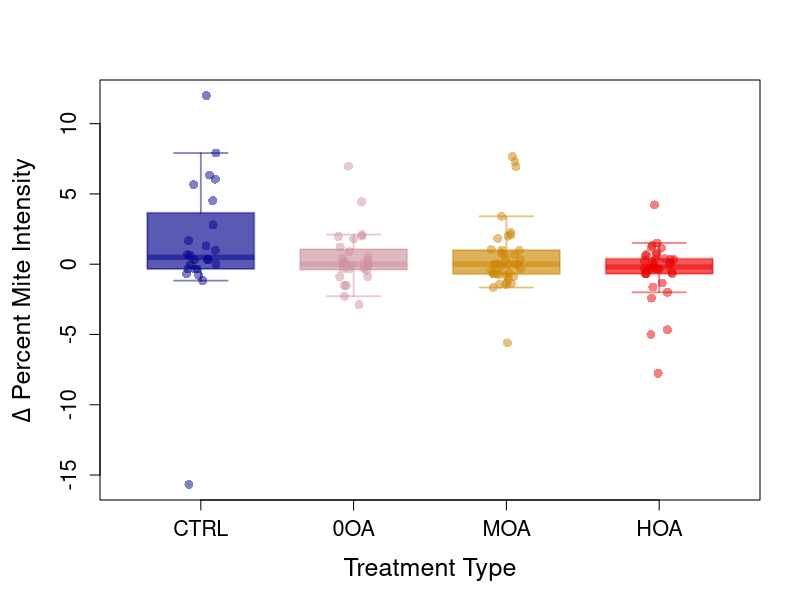
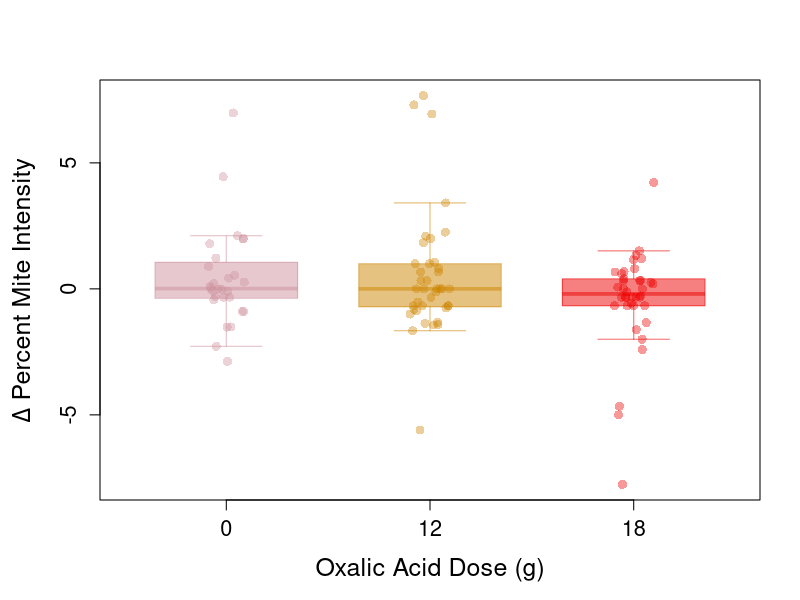
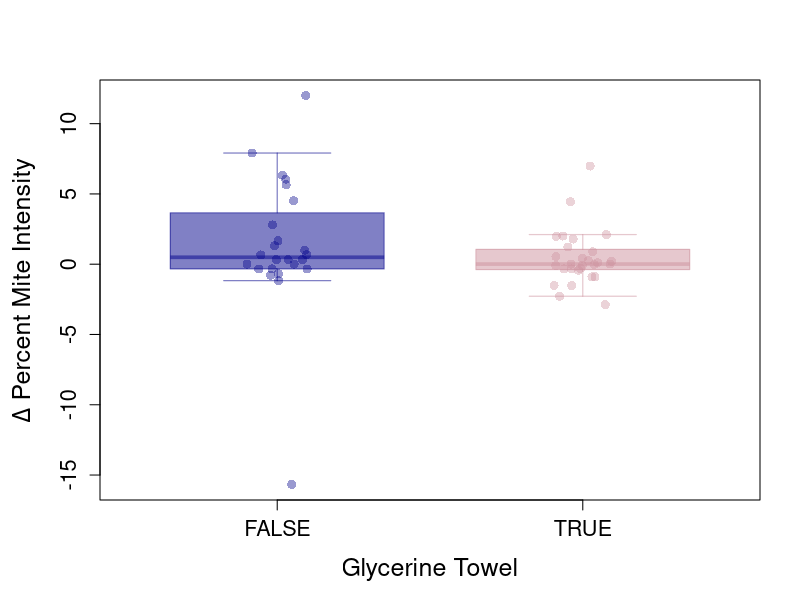

These charts were generated, in order, by the following R code:
# Analysis Script for Oxalic Acid 'Slow-Release' Trials
# Script by Ethan J Hackmeyer & Lewis J Bartlett
# ejh16320@uga.edu , lewis.bartlett@uga.edu
# Maintained on GitHUb: https://github.com/LBartlett/VRTT-OA-STGA.git

### Load Package(s)
library(afex)

## Load in Data ('Shearer' was collaborating beekeeper)
UGAdata.2020 <- read.csv(file = 'ShearerTrialData.csv', header = T, stringsAsFactors = F)

# Calculate a change in per-cpita mite loads, 'Delta PMI' (change in percent mite intensity from pre- to posti treatment)
for(E in 1:NROW(UGAdata.2020)){
  UGAdata.2020$DeltaPMI[E] <- (UGAdata.2020$MPB2[which(UGAdata.2020$Colony == UGAdata.2020$Colony[E])]
                               -
                                 UGAdata.2020$MPB1[which(UGAdata.2020$Colony == UGAdata.2020$Colony[E])]
  )
}

UGAdata.2020$TreatmentCode <- factor(UGAdata.2020$TreatmentCode, levels = rev(unique(UGAdata.2020$TreatmentCode)))

# Check data frame is ready for analysis
head(UGAdata.2020)

# Quick transparency function for plotting

Transpa <- function(color, percent) {
  
  rgb.val <- col2rgb(color)
  
  t.col <- rgb(rgb.val[1], rgb.val[2], rgb.val[3],
               max = 255,
               alpha = (100-percent)*255/100)
  
  return(t.col)
  
}

# Colour scheme
ColRef <- data.frame(Treatment = levels(as.factor(UGAdata.2020$Treatment)), Col =  c('blue4','pink3','orange3','red2'))

# Set margings to acomodate plots

par(mar = c(5,5,4,2))

################
#### Analysis here

### Break down by hypotheses: each section has a graph [boxplot] and matching analysis

## Start by treatment code [as factors]

# Plot
boxplot(UGAdata.2020$DeltaPMI ~ UGAdata.2020$TreatmentCode, main = NA, ylab = expression(paste(Delta, ' Percent Mite Intensity',sep='')),
        xlab = 'Treatment Type', border = sapply(X = as.character(ColRef$Col), FUN = Transpa, percent = 50), 
        cex.axis = 1.3, cex.lab = 1.5, outline = T, lwd = 1.75, outcol = 'white',
        boxlty = 1, whisklty = 1, staplelty = 1, boxwex = 0.7, 
        col = sapply(X = as.character(ColRef$Col), FUN = Transpa, percent = 35))
stripchart(UGAdata.2020$DeltaPMI ~ UGAdata.2020$TreatmentCode,
           col = sapply(X = as.character(ColRef$Col), FUN = Transpa, percent = 50),
           vertical = T, add = T, pch = 16, cex = 1.2, 
           method = 'jitter', lwd = 2)
# Analysis

TreatMiteMod <- mixed(DeltaPMI ~ TreatmentCode + (1|Yard),
                     data = UGAdata.2020)

nice(TreatMiteMod)

# No evidence of any differences across the four treatments (true control, no oxalic acid control, both oxalic doses) on change in mite levels

## Strip out the 'CTRL' level, just work on oxalic dose
UGAdata.2020.NC <- UGAdata.2020[which(UGAdata.2020$TreatmentCode != 'CTRL'),]

boxplot(UGAdata.2020.NC$DeltaPMI ~ UGAdata.2020.NC$OxalicDose, main = NA, ylab = expression(paste(Delta, ' Percent Mite Intensity',sep='')),
        xlab = 'Oxalic Acid Dose (g)', border = sapply(X = as.character(ColRef$Col[2:4]), FUN = Transpa, percent = 50), 
        cex.axis = 1.3, cex.lab = 1.5, outline = T, lwd = 1.2, outcol = 'white',
        boxlty = 1, whisklty = 1, staplelty = 1, boxwex = 0.7, 
        col = sapply(X = as.character(ColRef$Col[2:4]), FUN = Transpa, percent = 50))
stripchart(UGAdata.2020.NC$DeltaPMI ~ UGAdata.2020.NC$OxalicDose,
           col = sapply(X = as.character(ColRef$Col[2:4]), FUN = Transpa, percent = 60),
           vertical = T, add = T, pch = 16, cex = 1.2, 
           method = 'jitter', lwd = 2)

DoseMiteMod <- mixed(DeltaPMI ~ OxalicDose + (1|Yard),
                      data = UGAdata.2020.NC)

nice(DoseMiteMod)

# No evidence of effectiveness of oxalic acid delivered via these methods across these doses in mite control

## Check effect of glycerin towel by comparing CTRL and 0OA
UGAdata.2020.NOA <- UGAdata.2020[which(UGAdata.2020$OxalicDose == 0),]

boxplot(UGAdata.2020.NOA$DeltaPMI ~ UGAdata.2020.NOA$GlycerinTowel, main = NA, ylab = expression(paste(Delta, ' Percent Mite Intensity',sep='')),
        xlab = 'Glycerine Towel', border = sapply(X = as.character(ColRef$Col[1:2]), FUN = Transpa, percent = 50), 
        cex.axis = 1.3, cex.lab = 1.5, outline = T, lwd = 1.2, outcol = 'white',
        boxlty = 1, whisklty = 1, staplelty = 1, boxwex = 0.7, 
        col = sapply(X = as.character(ColRef$Col[1:2]), FUN = Transpa, percent = 50))
stripchart(UGAdata.2020.NOA$DeltaPMI ~ UGAdata.2020.NOA$GlycerinTowel,
           col = sapply(X = as.character(ColRef$Col[1:2]), FUN = Transpa, percent = 60),
           vertical = T, add = T, pch = 16, cex = 1.2, 
           method = 'jitter', lwd = 2)

GTMiteMod <- mixed(DeltaPMI ~ GlycerinTowel + (1|Yard),
                     data = UGAdata.2020.NOA)

nice(GTMiteMod)


# The glycerin towel itself didn't seem to have an effect, perhaps as expected.


### Note second two graphs are just subsets of the first.

# Get whether any treatments showed any change in PMI at all


TreatMiteModNI <- mixed(DeltaPMI ~ TreatmentCode - 1 + (1|Yard),
                      data = UGAdata.2020)

summary(TreatMiteModNI)

mean(UGAdata.2020$DeltaPMI[which(UGAdata.2020$TreatmentCode == 'CTRL')])
